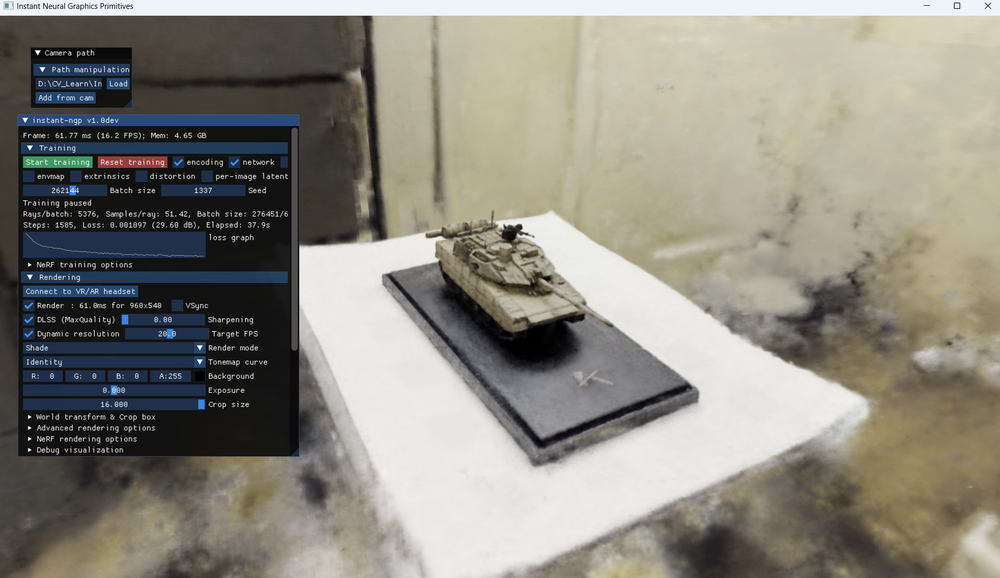
#> input picture data/2-1.png, 1000 x 578 px, shrunk from 1911 x 1105 before the run, found by its file name
$ python main.py
#> lines starting #> are read from the running program, lines starting #| are printed output that depends on the picture; after the words box and inside, x2 and y2 are one past the last pixel; in counts of white or black regions, pixels touching at a corner belong together
import os

import cv2
import numpy as np


img = cv2.imread(os.path.join('.', 'data', '2-1.png'))
#> img is the input picture: shape (578, 1000, 3); mean B, G, R 126.4, 136, 138.7

img_edge = cv2.Canny(img, 100, 200)
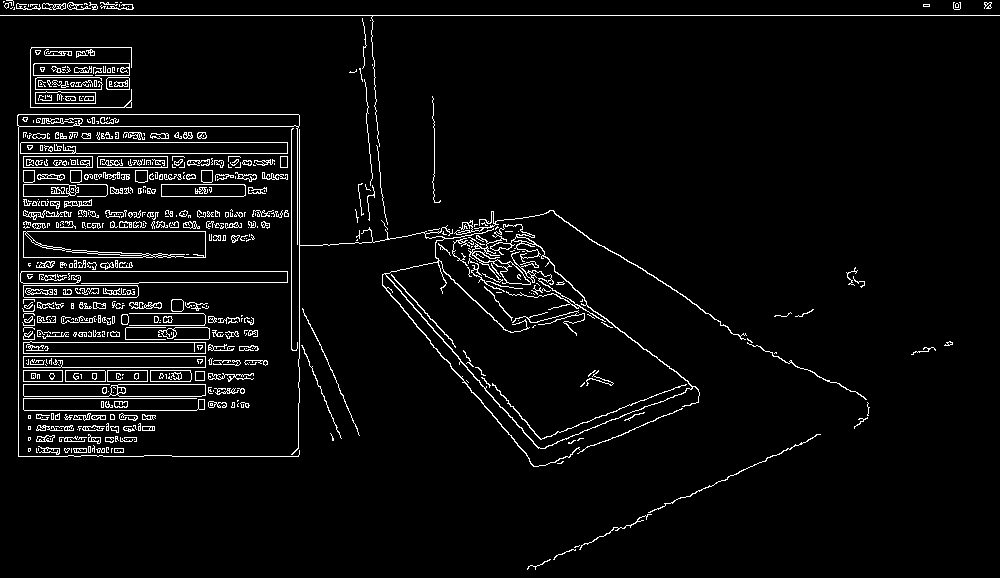
#> img_edge: shape (578, 1000); 4.5% white in thin lines or dots

img_edge_d = cv2.dilate(img_edge, np.ones((3, 3), dtype=np.int8))
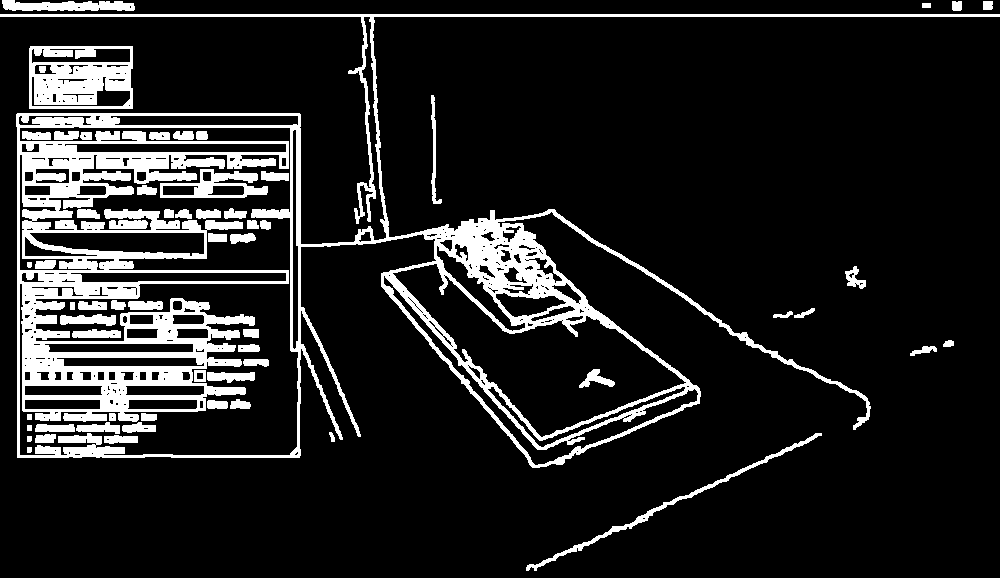
#> img_edge_d: shape (578, 1000); 13.2% white; 61 white regions, largest, box (x1, y1, x2, y2) and area: (0, 14, 1000, 468) 58475, (29, 46, 133, 109) 4635, (160, 169, 268, 198) 1375

img_edge_e = cv2.erode(img_edge_d, np.ones((3, 3), dtype=np.int8))
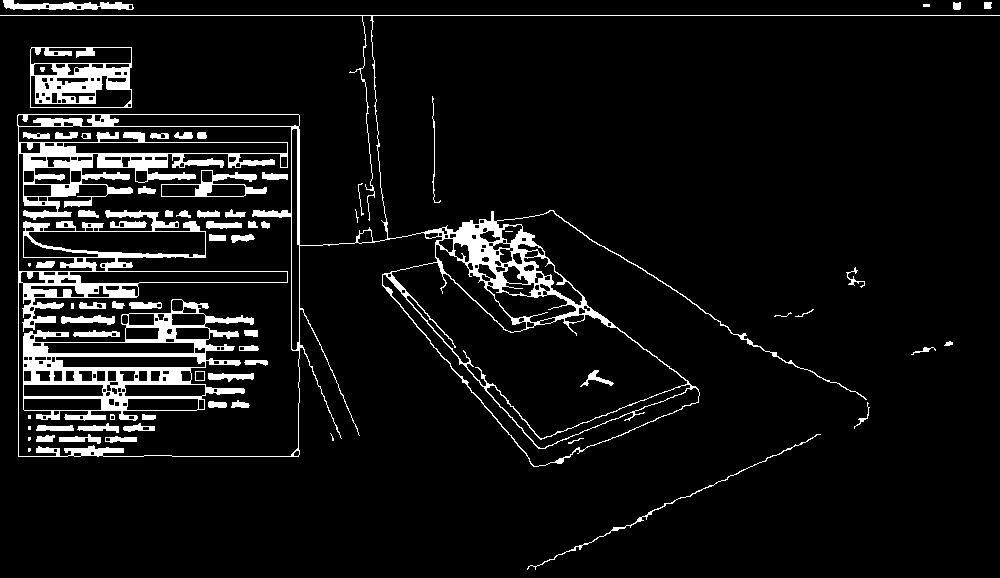
#> img_edge_e: shape (578, 1000); 7.2% white; 69 white regions (9 under 20 px), largest, box (x1, y1, x2, y2) and area: (0, 15, 1000, 467) 23096, (23, 299, 254, 421) 7448, (30, 47, 132, 108) 2969

cv2.imshow('img', img)
cv2.imshow('img_edge', img_edge)
cv2.imshow('img_edge_d', img_edge_d)
cv2.imshow('img_edge_e', img_edge_e)
cv2.waitKey(0)
